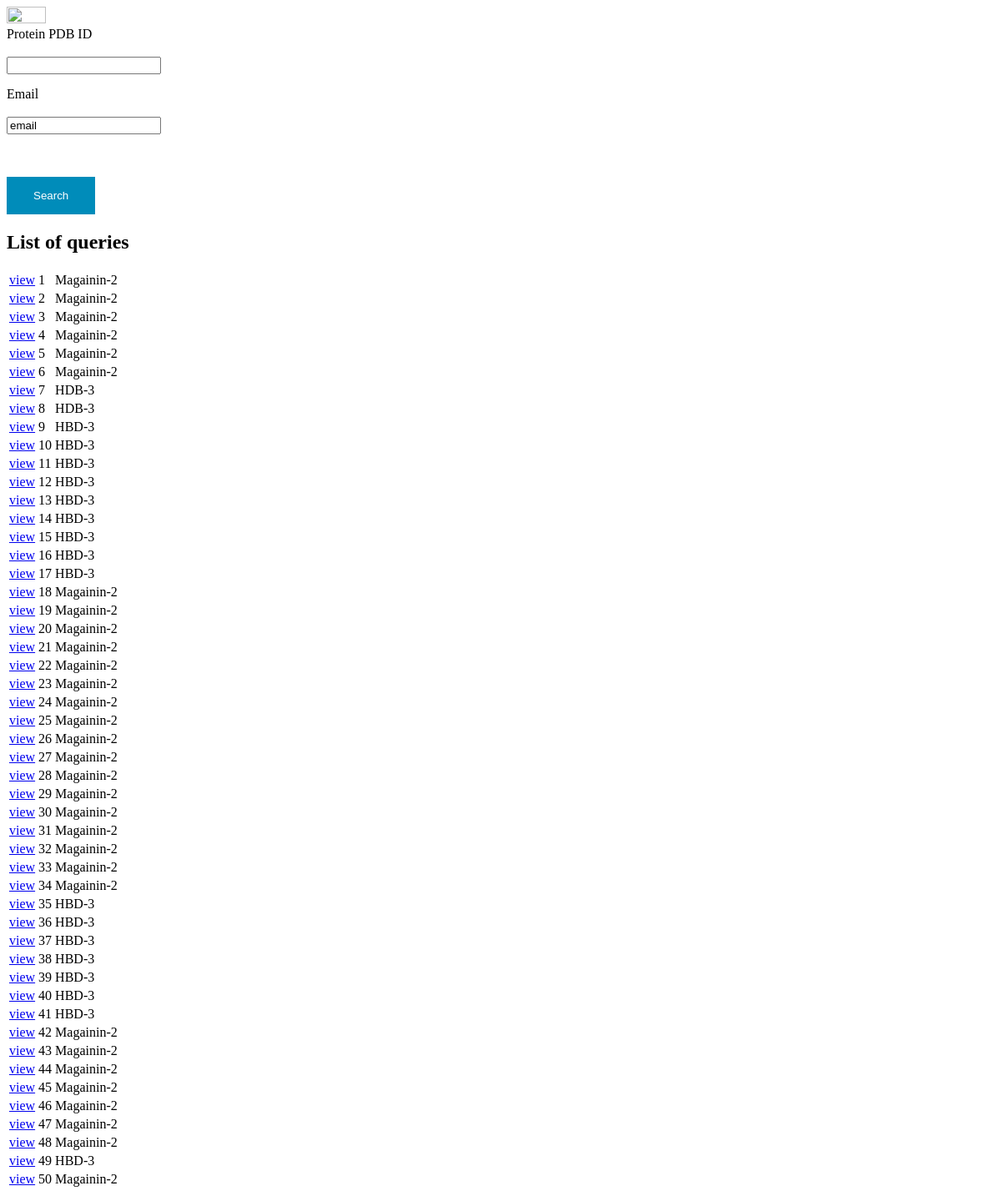
The page /ampdb/ on the database as committed earlier.
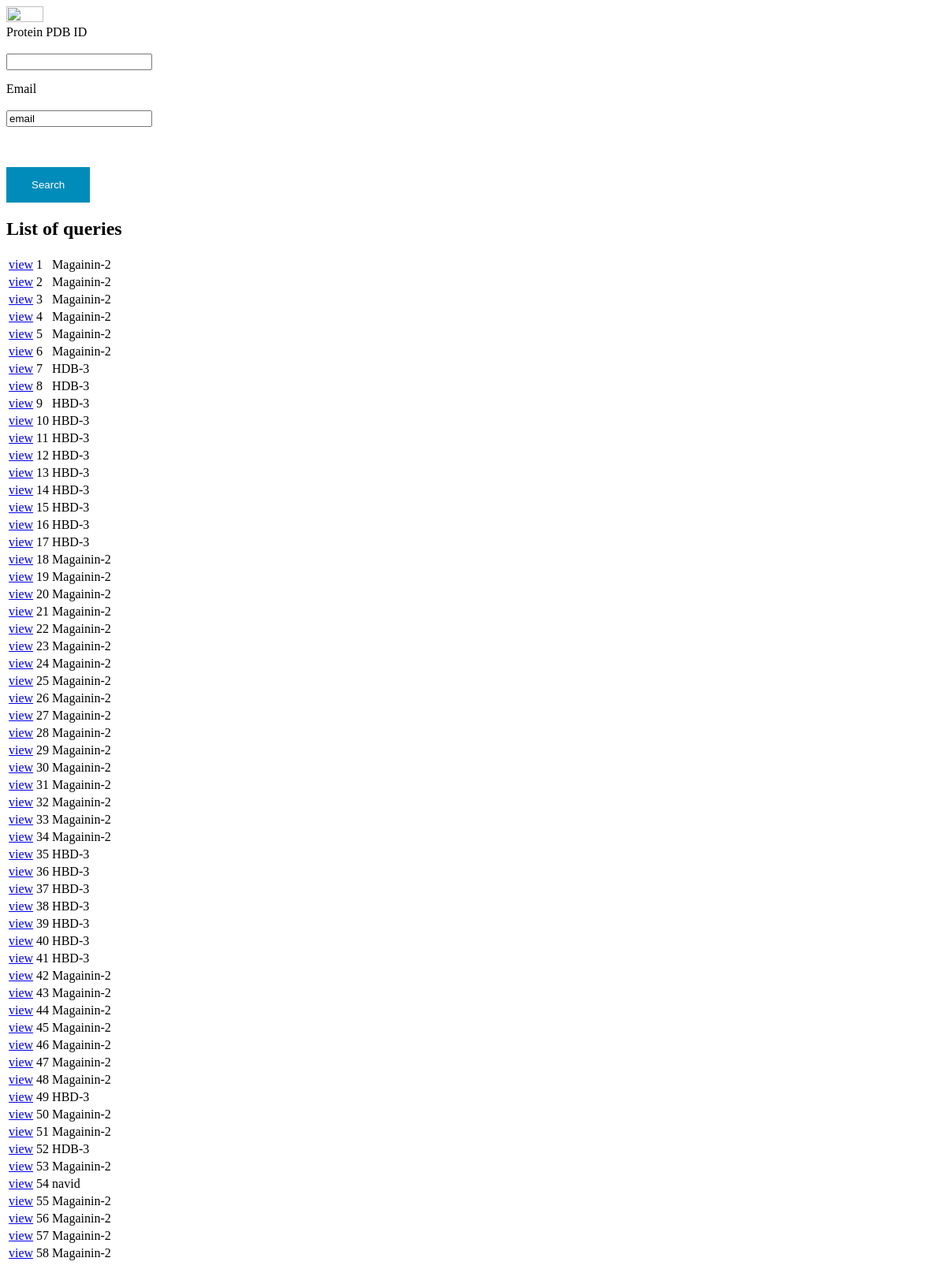
The same page on the database as committed later.
### ampdb/models.py (models this page shows, shortened)
class PDBQuery(models.Model):
    query_id = models.CharField(max_length=200)

### ampdb/views.py (the view)
# urls.py: path('', views.IndexView.as_view(), name='index'),
class IndexView(generic.ListView):
    model = PDBQuery
    template_name = 'ampdb/index.html'
    context_object_name = 'queries'

### ampdb/templates/ampdb/index.html (shortened to what this page needs)
<!doctype html>
<html lang="en">
    {% if csrf_token %}
    {% load static %}
    <body>
        <link rel="stylesheet" type="text/css" href="{% static 'ampdb/ampdb/style.css' %}">
        <img src="{% static 'logo.png' %}" width="20%" height="20%">
        <form method="POST" action="/ampdb/search/">
            <label for="querY_id"> Protein PDB ID </label><br></br>
            <input type="text" name="query_id" value="{{ query_id }}"><br></br>
            <label for="email"> Email </label><br></br>
            <input type="text" name="email" value="email" placeholder="optional"> <br></br>
            <br></br>
            <button type="submit" value="OK">Search</button>
        </form>
        <h2>List of queries</h2>
        <table>
            {% for query in queries %}
            <tr>
                <td><a href="{% url 'ampdb:results' query.id %}">view</a></td>
                <td>{{ query.id }}</td>
                <td>{{ query.query_id }}</td>
            </tr>
            {% endfor %}
        </table>
        {% else %}
            <p>Page unavailable. Pleasse try again soon.</p>
        {% endif %}
    </body>
</html>

### ampdb/static/ampdb/ampdb/style.css (style rules this page uses)
label { width:180px; clear:left; padding-right:10px; }
input, label { float:left; }
button { background-color: #008CBA; border: none; color: white; padding: 15px 32px; text-align: right; text-decoration: none; display: inline-block; font-size: 12; }

Rows that differ between the two databases and show on the page:
added PDBQuery: id "51", query_id "Magainin-2"
added PDBQuery: id "52", query_id "HDB-3"
added PDBQuery: id "53", query_id "Magainin-2"
added PDBQuery: id "54", query_id "navid"
added PDBQuery: id "55", query_id "Magainin-2"
added PDBQuery: id "56", query_id "Magainin-2"
added PDBQuery: id "57", query_id "Magainin-2"
added PDBQuery: id "58", query_id "Magainin-2"
